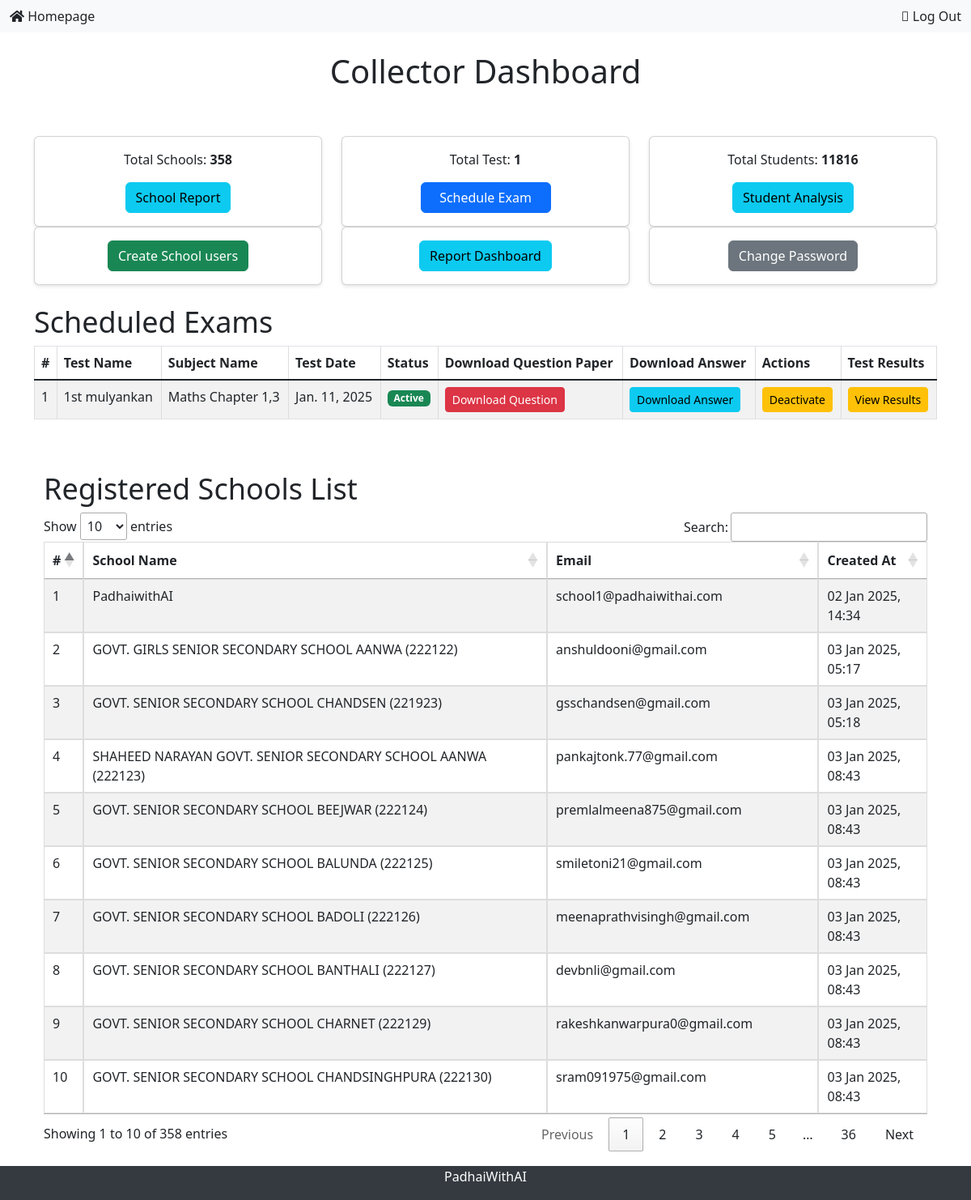
Screenshot of /collector-dashboard/ (signed in) with the database file from the repository.
### school_app/models.py (models this page shows, shortened)
class Test(models.Model):
    test_number = models.AutoField(primary_key=True)
    test_name = models.CharField(max_length=255)
    subject_name = models.CharField(max_length=255)
    pdf_file_questions = models.FileField(upload_to='test_pdfs/questions/', null=True, blank=True)  # Uploads question PDFs
    pdf_file_answers = models.FileField(upload_to='test_pdfs/answers/', null=True, blank=True)  # Uploads answer PDFs
    is_active = models.BooleanField(default=False)  # Field to activate/deactivate the test
    test_date = models.DateField(null=True, blank=True)
    created_by = models.ForeignKey(settings.AUTH_USER_MODEL, on_delete=models.SET_NULL, null=True)  # Reference to the collector who created the test
    created_at = models.DateTimeField(auto_now_add=True)

class School(models.Model):
    name = models.CharField(max_length=100)
    admin = models.OneToOneField(CustomUser, on_delete=models.CASCADE, related_name='administered_school')
    created_by = models.ForeignKey(CustomUser, on_delete=models.CASCADE, related_name='created_schools', null=True)
    created_at = models.DateTimeField(auto_now_add=True)

class CustomUser(AbstractUser):
    email = models.EmailField(unique=True)
    is_system_admin = models.BooleanField(default=False)
    username = models.CharField(max_length=150, unique=True, null=True, blank=True)
    groups = models.ManyToManyField(
        'auth.Group',
        related_name='custom_user_set',
        blank=True,
        verbose_name='groups',
        help_text='The groups this user belongs to.',
    )
    user_permissions = models.ManyToManyField(
        'auth.Permission',
        related_name='custom_user_set',
        blank=True,
        verbose_name='user permissions',
        help_text='Specific permissions for this user.',
    )
    USERNAME_FIELD = 'email'
    REQUIRED_FIELDS = []
    objects = CustomUserManager()
    def __str__(self):
        return self.email

### school_app/views.py (the view)
# urls.py: path('collector-dashboard/', views.collector_dashboard, name='collector_dashboard'),
@login_required
def collector_dashboard(request):
    if not request.user.groups.filter(name='Collector').exists():
        return HttpResponseForbidden("You are not authorized to access this page.")
    tests = Test.objects.all()
    schools = School.objects.all()
    live_sessions = Session.objects.filter(expire_date__gte=timezone.now())
    return render(request, 'school_app/collector_dashboard.html', {
        'tests': tests,
        'schools': schools,
        'total_schools': School.objects.count(),
        'total_students': Student.objects.count(),
        'total_tests': Test.objects.count(),
        'get_active_users': live_sessions.count()
    })

### school_app/templates/school_app/collector_dashboard.html (shortened to what this page needs)
{% extends 'school_app/base.html' %}
{% block content %}
<div>
	<h1 style="text-align: center; font-size: 40px;">Collector Dashboard</h1>
	<br>
</div>
 <div class="row mt-4">
	<div class="col-md-4">
        <div class="card">
            <div class="card-body" style="text-align: center;">
				{% if total_schools == 0 %}
    				<p>No Schools available.</p>
				{% else %}
					<p class="card-text">Total Schools: <b> {{ total_schools }} </b></p>
				{% endif %}
	            <a href="{% url 'school_student_list' %}" class="btn btn-info ">School Report</a>
            </div>
        </div>
    </div>
	<div class="col-md-4">
        <div class="card">
            <div class="card-body" style="text-align: center;">
					{% if total_tests == 0 %}
    					<p>No tests available.</p>
					{% else %}
					    <p class="card-text">Total Test: <b>{{ total_tests }} </b> </p>
					{% endif %}
                 <a href="{% url 'add_test' %}" class="btn btn-primary w-50">Schedule Exam</a>
            </div>
        </div>
    </div>
	<div class="col-md-4">
        <div class="card">
            <div class="card-body" style="text-align: center;">
				{% if total_students == 0 %}
    				<p>No Schools available.</p>
				{% else %}
				<p class="card-text">Total Students: <b> {{ total_students }}</b></p>
				{% endif %}
	            <a href="{% url 'student_report' %}" class="btn btn-info ">Student Analysis</a>
            </div>
        </div>
    </div>
	<div class="col-md-4">
        <div class="card">
            <div class="card-body" style="text-align: center;">
                <a href="{% url 'upload_school_users' %}" class="btn btn-success">Create School users</a>
            </div>
        </div>
    </div>
	<div class="col-md-4">
        <div class="card">
            <div class="card-body" style="text-align: center;">
				<a href="{% url 'report_dashboard' %}" class="btn btn-info">
					Report Dashboard
				</a>
            </div>
        </div>
    </div>
	<div class="col-md-4">
        <div class="card">
            <div class="card-body" style="text-align: center;">
				<a href="{% url 'change_password' %}" class="btn btn-secondary">
					Change Password
				</a>
            </div>
        </div>
    </div>
</div>
<div class="table-responsive">
	<h2 style="font-size: 36px;">Scheduled Exams</h2>
	<table class="table table-striped table-bordered table-hover">
		<thead>
			<tr>
				<th>#</th>
				<th>Test Name</th>
				<th>Subject Name</th>
				<th>Test Date</th>
				<th>Status</th>
				<th>Download Question Paper</th>
				<th>Download Answer</th>
				<th>Actions</th>
				<th>Test Results</th>
			</tr>
		</thead>
		<tbody>
			{% for test in tests %}
			<tr>
				<td>{{ forloop.counter }}</td>
				<td>{{ test.test_name }}</td>
				<td>{{ test.subject_name }}</td>
				<td>{{ test.test_date }}</td>
				<td>
					{% if test.is_active %}
						<span class="badge bg-success">Active</span>
					{% else %}
						<span class="badge bg-secondary">Inactive</span>
					{% endif %}
				</td>
				<td>
				{% if test.pdf_file_questions %}
					<a href="{{ test.pdf_file_questions.url }}" class="btn btn-danger btn-sm" download>Download Question</a>
				{% else %}
					<p>No PDF available for download.</p>
				{% endif %}
			</td>
			<td>
				{% if test.pdf_file_answers %}
					<a href="{{ test.pdf_file_answers.url }}" class="btn btn-info btn-sm" download>Download Answer</a>
				{% else %}
					<p>No PDF available for download.</p>
				{% endif %}
			</td>
			<td>
					{% if not test.is_active %}
					<a href="{% url 'activate_test' test.test_number %}" class="btn btn-primary btn-sm">Activate</a>
					{% else %}
					<a href="{% url 'deactivate_test' test.test_number %}" class="btn btn-warning btn-sm">Deactivate</a>
					{% endif %}
				</td>
				<td>
					<a href="{% url 'view_test_results' test.test_number %}" class="btn btn-warning btn-sm">View Results</a>
				</td>
			</tr>
			{% empty %}
			<tr>
				<td colspan="7" class="text-center">No tests available.</td>
			</tr>
			{% endfor %}
		</tbody>
	</table>
</div>
<div class="container mt-5">
	<h2 style="font-size: 36px;">Registered Schools List</h2>
	<table id="schoolsTable" class="table table-striped">
		<thead>
			<tr>
				<th>#</th>
				<th>School Name</th>
				<th>Email</th>
				<th>Created At</th>
			</tr>
		</thead>
		<tbody>
			{% for school in schools %}
			<tr>
				<td>{{ forloop.counter }}</td>
				<td>{{ school.name }}</td>
				<td>{{ school.admin }}</td>
				<td>{{ school.created_at|date:"d M Y, H:i" }}</td>
			</tr>
			{% empty %}
			<tr>
				<td colspan="4">No schools available.</td>
			</tr>
			{% endfor %}
		</tbody>
	</table>
</div>
{% endblock %}

### school_app/templates/school_app/base.html (shortened to what this page needs)
{% load static %}
<!DOCTYPE html>
<html lang="en">
<head>
    <link href="https://cdn.jsdelivr.net/npm/bootstrap@5.1.3/dist/css/bootstrap.min.css" rel="stylesheet">
    <link rel="stylesheet" href="{% static 'school_app/css/math_tools.css' %}">
    <link href="https://cdn.jsdelivr.net/npm/bootstrap-icons@1.8.1/font/bootstrap-icons.css" rel="stylesheet">
    <link href="https://cdn.jsdelivr.net/npm/tailwindcss@2.2.19/dist/tailwind.min.css" rel="stylesheet">
    <link rel="stylesheet" href="https://cdnjs.cloudflare.com/ajax/libs/font-awesome/5.15.4/css/all.min.css">
<link href="https://cdn.datatables.net/1.11.5/css/jquery.dataTables.min.css" rel="stylesheet">
    <link href="https://cdn.jsdelivr.net/npm/bootstrap@5.3.0/dist/css/bootstrap.min.css" rel="stylesheet">
    <link href="https://cdn.jsdelivr.net/npm/bootstrap@5.3.0-alpha1/dist/css/bootstrap.min.css" rel="stylesheet">
</head>
<body>
    <nav class="navbar navbar-expand-lg navbar-dark bg-light">
        <div class="container-fluid">
            {% if user.is_authenticated %}
                {% if user.is_superuser  %}
                    <a href="{% url 'collector_dashboard' %}" class="nav-link">
                        <i class="fas fa-tachometer-alt"></i>
                    </a>
                {% else %}
                    <a href="{% url 'dashboard' %}" class="nav-link">
                        <i class="fas fa-home"></i> Homepage
                    </a>
                {% endif %}
                <a href="{% url 'logout' %}" class="nav-link">
                    <i class=" nav-linkfas fa-sign-out-alt"></i> Log Out
                </a>
            {% endif %}
        </div>
    </nav>
    <div class="container mt-4">
        {% block content %}
        {% endblock %}
    </div>
    <div style="height: 30px;"></div>
    <div class="footer">
             <p>PadhaiWithAI</p>
    </div>
</body>
</html>

### school_app/static/school_app/css/math_tools.css (style rules this page uses)
.card { box-shadow: 0 2px 4px rgba(0, 0, 0, 0.1); border: none; }
.btn { padding: 8px 16px; border-radius: 4px; font-weight: 500; }

### school_app/templates/school_app/collector_dashboard.html (style rules this page uses)
table { width: 100%; border-collapse: collapse; }
table th, table td { border: 1px solid #ddd; padding: 12px; text-align: left; }
table th { background-color: #f2f2f2; font-weight: bold; }
.container { margin-bottom: 30px; }

### school_app/templates/school_app/base.html (style rules this page uses)
.footer { position: fixed; bottom: 0; width: 100%; background-color: #343a40; color: white; text-align: center; padding: 1px 0; }

### rows the page displays
Test: test_name "1st mulyankan", subject_name "Maths Chapter 1,3", test_date "Jan. 11, 2025", is_active "Active"
School: name "PadhaiwithAI", admin "school1@padhaiwithai.com", created_at "02 Jan 2025, 14:34"
School: name "GOVT. GIRLS SENIOR SECONDARY SCHOOL AANWA (222122)", admin "anshuldooni@gmail.com", created_at "03 Jan 2025, 05:17"
School: name "GOVT. SENIOR SECONDARY SCHOOL CHANDSEN (221923)", admin "gsschandsen@gmail.com", created_at "03 Jan 2025, 05:18"
School: name "SHAHEED NARAYAN GOVT. SENIOR SECONDARY SCHOOL AANWA (222123)", admin "pankajtonk.77@gmail.com", created_at "03 Jan 2025, 08:43"
School: name "GOVT. SENIOR SECONDARY SCHOOL BEEJWAR (222124)", admin "premlalmeena875@gmail.com", created_at "03 Jan 2025, 08:43"
School: name "GOVT. SENIOR SECONDARY SCHOOL BALUNDA (222125)", admin "smiletoni21@gmail.com", created_at "03 Jan 2025, 08:43"
School: name "GOVT. SENIOR SECONDARY SCHOOL BADOLI (222126)", admin "meenaprathvisingh@gmail.com", created_at "03 Jan 2025, 08:43"
School: name "GOVT. SENIOR SECONDARY SCHOOL BANTHALI (222127)", admin "devbnli@gmail.com", created_at "03 Jan 2025, 08:43"
School: name "GOVT. SENIOR SECONDARY SCHOOL CHARNET (222129)", admin "rakeshkanwarpura0@gmail.com", created_at "03 Jan 2025, 08:43"
School: name "GOVT. SENIOR SECONDARY SCHOOL CHANDSINGHPURA (222130)", admin "sram091975@gmail.com", created_at "03 Jan 2025, 08:43"

### other values shown
{{ total_schools }} "358"
{{ total_tests }} "1"
{{ total_students }} "11816"
